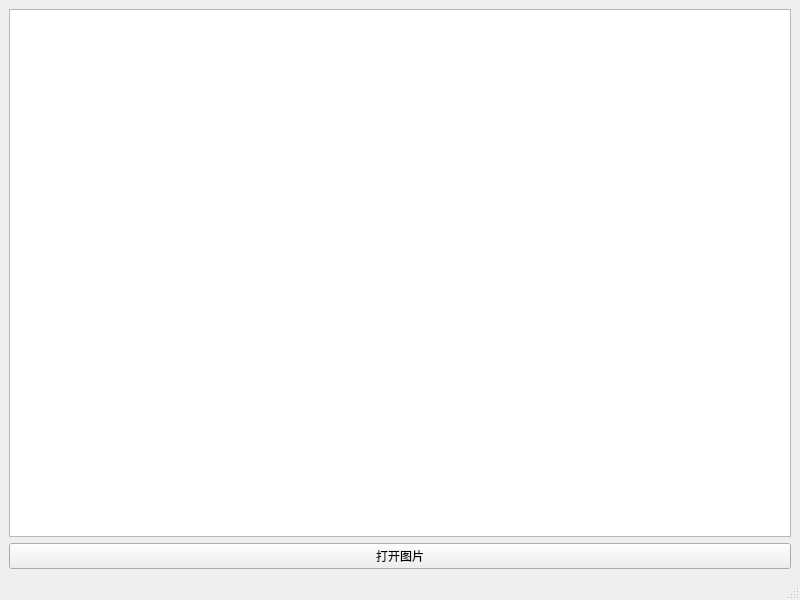
<?xml version="1.0" encoding="UTF-8"?>
<ui version="4.0">
 <class>MainWindow</class>
 <widget class="QMainWindow" name="MainWindow">
  <property name="geometry">
   <rect>
    <x>0</x>
    <y>0</y>
    <width>800</width>
    <height>600</height>
   </rect>
  </property>
  <property name="windowTitle">
   <string>MainWindow</string>
  </property>
  <widget class="QWidget" name="centralwidget">
   <layout class="QGridLayout" name="gridLayout">
    <item row="0" column="0">
     <widget class="GraphicsView" name="graphicsView"/>
    </item>
    <item row="1" column="0">
     <widget class="QPushButton" name="pushButton">
      <property name="text">
       <string>打开图片</string>
      </property>
     </widget>
    </item>
   </layout>
  </widget>
  <widget class="QMenuBar" name="menubar">
   <property name="geometry">
    <rect>
     <x>0</x>
     <y>0</y>
     <width>800</width>
     <height>21</height>
    </rect>
   </property>
  </widget>
  <widget class="QStatusBar" name="statusbar"/>
 </widget>
 <customwidgets>
  <customwidget>
   <class>GraphicsView</class>
   <extends>QGraphicsView</extends>
   <header>GraphicsView.h</header>
  </customwidget>
 </customwidgets>
 <resources/>
 <connections/>
</ui>
